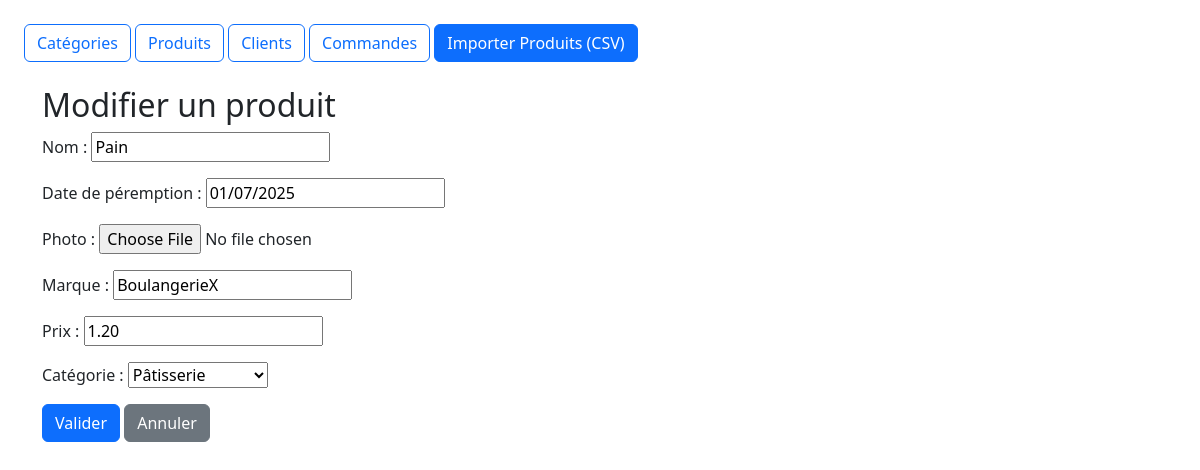
Page /driveapp/produit/9/modifier/ on the committed database.
### driveapp/models.py (models this page shows, shortened)
class Produit(models.Model):
    id_produits = models.AutoField(primary_key=True)
    nom = models.CharField(max_length=255)
    date_de_peremption = models.DateField()
    photo = models.ImageField(
        upload_to='produits_photos/',
        blank=True,
        null=True
    )  # BinaryField() si vous stockez en BLOB
    marque = models.CharField(max_length=255)
    prix = models.DecimalField(max_digits=10, decimal_places=2)  # Meilleur que FloatField pour les prix
    id_categorie_produit = models.ForeignKey(CategorieProduit, on_delete=models.CASCADE)

class CategorieProduit(models.Model):
    id_categorie_produit = models.AutoField(primary_key=True)
    nom = models.CharField(max_length=255)  # Augmenté à 255 pour correspondre au SQL
    descriptif = models.CharField(max_length=500)
    def __str__(self):
        return self.nom

### driveapp/views.py (the view)
# urls.py: path('produit/<int:pk>/modifier/', views.modifier_produit, name='modifier_produit'),
def modifier_produit(request, pk):
    produit = get_object_or_404(Produit, pk=pk)
    if request.method == 'POST':
        form = ProduitForm(request.POST, request.FILES, instance=produit)
        if form.is_valid():
            form.save()
            return redirect('detail_produit', pk=pk)
    else:
        form = ProduitForm(instance=produit)
    return render(request, 'driveapp/produit/formulaire.html', {'form': form})

### driveapp/forms.py
class ProduitForm(ModelForm):
    class Meta:
        model = models.Produit
        fields = ['id_produits', 'nom', 'date_de_peremption', 'photo', 'marque', 'prix', 'id_categorie_produit']
        labels = {
            'id_produits': _('ID Produit'),
            'nom': _('Nom'),
            'date_de_peremption': _('Date de péremption'),
            'photo': _('Photo'),
            'marque': _('Marque'),
            'prix': _('Prix'),
            'id_categorie_produit': _('Catégorie'),
        }
        widgets = {
            'photo': forms.FileInput(attrs={'accept': 'image/*'}),
        }

### driveapp/templates/driveapp/produit/formulaire.html (shortened to what this page needs)
{% extends 'driveapp/base.html' %}
{% block content %}
<h2>{% if form.instance.pk %}Modifier{% else %}Ajouter{% endif %} un produit</h2>
<form method="post">
    {{ form.as_p }}
    <button type="submit" class="btn btn-primary">Valider</button>
    <a href="{% url 'liste_produits' %}" class="btn btn-secondary">Annuler</a>
</form>
{% endblock %}

### rows in the picture
Produit: nom "Pain", date_de_peremption "01/07/2025", marque "BoulangerieX", prix "1.20"
CategorieProduit: id_categorie_produit "Pâtisserie"
